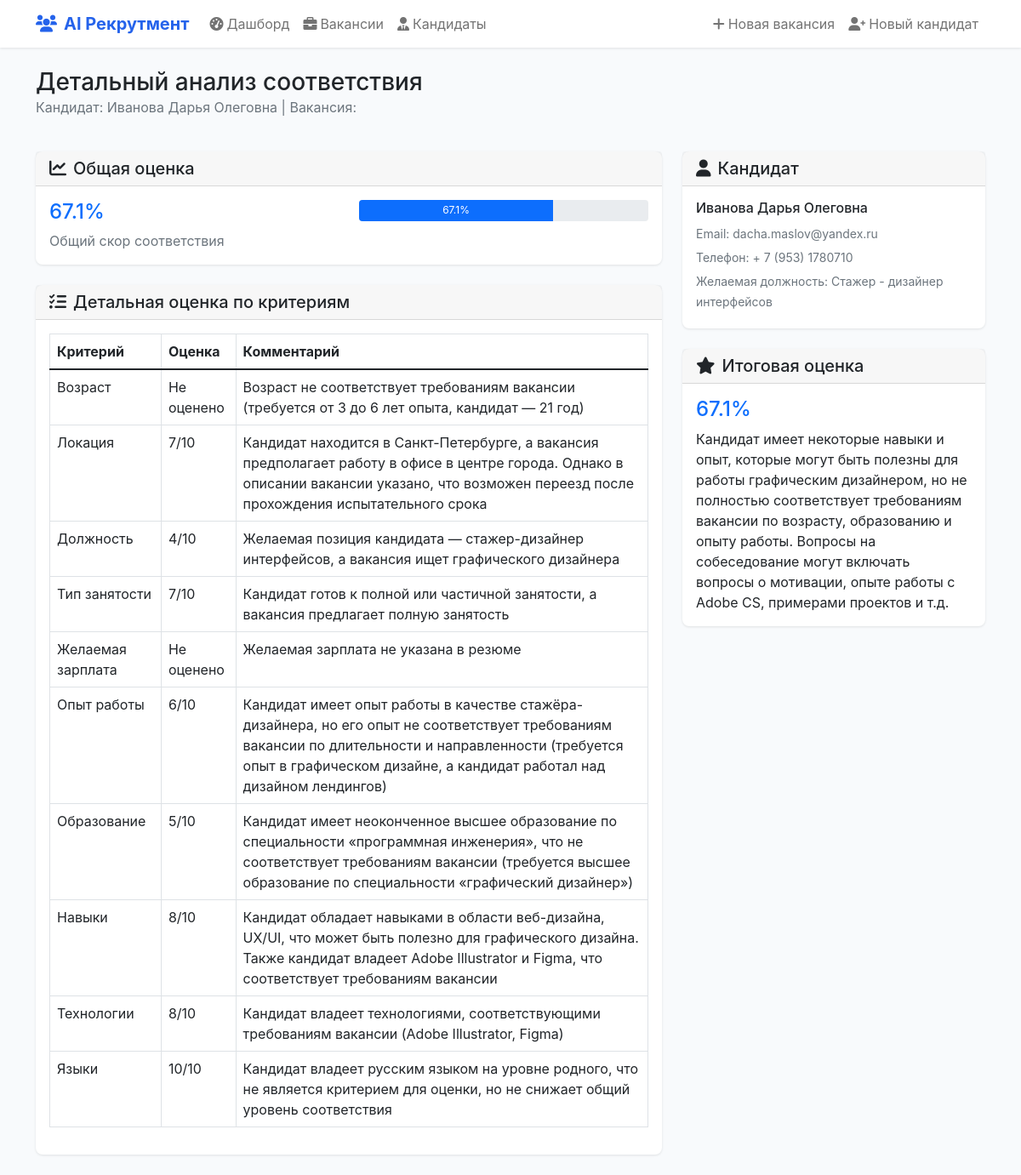
The page /detailed_matching/8/1 on the database its author committed.
### tables this page shows
CREATE TABLE cv_personal_info
(
    id         integer PRIMARY KEY autoincrement,
    name       text,
    age        integer,
    location   text,
    relocation text
);

CREATE TABLE on_jobs_cvs
(
    job_id          integer NOT NULL,
    cv_id           integer NOT NULL,
    age             integer,
    location        integer,
    position        integer,
    employment_type integer,
    desired_salary  integer,
    work_exp        integer,
    education       integer,
    skills          integer,
    skills_tech     integer,
    languages       integer,
    final_score     real,
    age_reason             text,
    location_reason        text,
    position_reason        text,
    employment_type_reason text,
    desired_salary_reason  text,
    work_exp_reason        text,
    education_reason       text,
    skills_reason          text,
    skills_tech_reason     text,
    languages_reason       text,
    final_score_reason     text
);

CREATE TABLE cv_contacts
(
    id    integer PRIMARY KEY autoincrement,
    phone text,
    email text,
    telegram text
);

CREATE TABLE preferences
(
    id               integer PRIMARY KEY autoincrement,
    desired_position text,
    employment_type  text,
    desired_salary   integer
);

### app.py (the view)
@app.route('/detailed_matching/<int:candidate_id>/<int:vacancy_id>')
def detailed_matching(candidate_id, vacancy_id):
    conn = get_db_connection()
    cur = conn.cursor()
    cur.execute('''
        SELECT * FROM on_jobs_cvs WHERE cv_id = ? AND job_id = ?
    ''', (candidate_id, vacancy_id))
    row = cur.fetchone()
    candidate = get_candidate(candidate_id)
    vacancy = get_vacancy(vacancy_id)
    conn.close()
    if not row:
        flash('Нет данных о соответствии для этого кандидата и вакансии.', 'warning')
        return redirect(url_for('candidate_detail', candidate_id=candidate_id))
    matching = dict(row)
    return render_template('detailed_matching.html', candidate_id=candidate_id, vacancy_id=vacancy_id, matching=matching, candidate=candidate, vacancy=vacancy)

### app.py (called while the page is built)
def get_db_connection():
    conn = sqlite3.connect(DB_PATH)
    conn.row_factory = sqlite3.Row
    return conn

### templates/detailed_matching.html (shortened to what this page needs)
{% extends "base.html" %}
{% block content %}
<div class="row mb-4">
    <div class="col-12">
        <h1 class="h3 mb-0">Детальный анализ соответствия</h1>
        <p class="text-muted">Кандидат: {{ candidate.name }} | Вакансия: {{ vacancy.title }}</p>
    </div>
</div>
<div class="row">
    <div class="col-lg-8">
        <div class="card mb-4">
            <div class="card-header">
                <h5 class="card-title mb-0">
                    <i class="fas fa-chart-line me-2"></i>Общая оценка
                </h5>
            </div>
            <div class="card-body">
                <div class="row">
                    <div class="col-md-6">
                        <h4 class="text-primary">{{ '%.1f'|format(matching.final_score if matching.final_score and matching.final_score > 1 else (matching.final_score or 0) * 100) }}%</h4>
                        <p class="text-muted mb-0">Общий скор соответствия</p>
                    </div>
                    <div class="col-md-6">
                        <div class="progress mb-2" style="height: 25px;">
                            <div class="progress-bar" role="progressbar"
                                 style="width: {{ matching.final_score if matching.final_score and matching.final_score > 1 else (matching.final_score or 0) * 100 }}%"
                                 aria-valuenow="{{ matching.final_score if matching.final_score and matching.final_score > 1 else (matching.final_score or 0) * 100 }}"
                                 aria-valuemin="0" aria-valuemax="100">
                                {{ '%.1f'|format(matching.final_score if matching.final_score and matching.final_score > 1 else (matching.final_score or 0) * 100) }}%
                            </div>
                        </div>
                    </div>
                </div>
            </div>
        </div>
        <div class="card mb-4">
            <div class="card-header">
                <h5 class="card-title mb-0">
                    <i class="fas fa-list-check me-2"></i>Детальная оценка по критериям
                </h5>
            </div>
            <div class="card-body">
                <table class="table table-bordered">
                    <thead>
                        <tr>
                            <th>Критерий</th>
                            <th>Оценка</th>
                            <th>Комментарий</th>
                        </tr>
                    </thead>
                    <tbody>
                        <tr><td>Возраст</td><td>{% if matching.age == -1 %}Не оценено{% else %}{{ matching.age }}/10{% endif %}</td><td>{{ matching.age_reason }}</td></tr>
                        <tr><td>Локация</td><td>{% if matching.location == -1 %}Не оценено{% else %}{{ matching.location }}/10{% endif %}</td><td>{{ matching.location_reason }}</td></tr>
                        <tr><td>Должность</td><td>{% if matching.position == -1 %}Не оценено{% else %}{{ matching.position }}/10{% endif %}</td><td>{{ matching.position_reason }}</td></tr>
                        <tr><td>Тип занятости</td><td>{% if matching.employment_type == -1 %}Не оценено{% else %}{{ matching.employment_type }}/10{% endif %}</td><td>{{ matching.employment_type_reason }}</td></tr>
                        <tr><td>Желаемая зарплата</td><td>{% if matching.desired_salary == -1 %}Не оценено{% else %}{{ matching.desired_salary }}/10{% endif %}</td><td>{{ matching.desired_salary_reason }}</td></tr>
                        <tr><td>Опыт работы</td><td>{% if matching.work_exp == -1 %}Не оценено{% else %}{{ matching.work_exp }}/10{% endif %}</td><td>{{ matching.work_exp_reason }}</td></tr>
                        <tr><td>Образование</td><td>{% if matching.education == -1 %}Не оценено{% else %}{{ matching.education }}/10{% endif %}</td><td>{{ matching.education_reason }}</td></tr>
                        <tr><td>Навыки</td><td>{% if matching.skills == -1 %}Не оценено{% else %}{{ matching.skills }}/10{% endif %}</td><td>{{ matching.skills_reason }}</td></tr>
                        <tr><td>Технологии</td><td>{% if matching.skills_tech == -1 %}Не оценено{% else %}{{ matching.skills_tech }}/10{% endif %}</td><td>{{ matching.skills_tech_reason }}</td></tr>
                        <tr><td>Языки</td><td>{% if matching.languages == -1 %}Не оценено{% else %}{{ matching.languages }}/10{% endif %}</td><td>{{ matching.languages_reason }}</td></tr>
                    </tbody>
                </table>
            </div>
        </div>
    </div>
    <div class="col-lg-4">
        <div class="card mb-4">
            <div class="card-header">
                <h5 class="card-title mb-0">
                    <i class="fas fa-user me-2"></i>Кандидат
                </h5>
            </div>
            <div class="card-body">
                <h6>{{ candidate.name }}</h6>
                {% if candidate.email %}
                <p class="mb-1"><small class="text-muted">Email: {{ candidate.email }}</small></p>
                {% endif %}
                {% if candidate.phone %}
                <p class="mb-1"><small class="text-muted">Телефон: {{ candidate.phone }}</small></p>
                {% endif %}
                {% if candidate.desired_position %}
                <p class="mb-1"><small class="text-muted">Желаемая должность: {{ candidate.desired_position }}</small></p>
                {% endif %}
            </div>
        </div>
        <div class="card mb-4">
            <div class="card-header">
                <h5 class="card-title mb-0">
                    <i class="fas fa-star me-2"></i>Итоговая оценка
                </h5>
            </div>
            <div class="card-body">
                <h4 class="text-primary">
                    {% if matching.final_score == -1 %}Не оценено{% else %}{{ matching.final_score }}%{% endif %}
                </h4>
                <p class="mb-0">{{ matching.final_score_reason }}</p>
            </div>
        </div>
    </div>
</div>
{% endblock %}

### templates/base.html (style rules this page uses)
:root { --primary-color: #2563eb; --secondary-color: #64748b; --success-color: #10b981; --warning-color: #f59e0b; --danger-color: #ef4444; --light-bg: #f8fafc; --border-color: #e2e8f0; }
body { background-color: var(--light-bg); font-family: 'Inter', -apple-system, BlinkMacSystemFont, sans-serif; }
.card { border: none; box-shadow: 0 1px 3px rgba(0,0,0,0.1); border-radius: 8px; }

### rows shown on the page
cv_personal_info: name "Иванова Дарья Олеговна"
on_jobs_cvs: final_score "67.1", age_reason "Возраст не соответствует требованиям вакансии (требуется от 3 до 6 лет опыта, кандидат — 21 год)", location "7", location_reason "Кандидат находится в Санкт-Петербурге, а вакансия предполагает работу в офисе в центре города. Однако в описании вакансии указано, что возможен переезд после прохождения испытательного срока", position "4", position_reason "Желаемая позиция кандидата — стажер-дизайнер интерфейсов, а вакансия ищет графического дизайнера", employment_type "7", employment_type_reason "Кандидат готов к полной или частичной занятости, а вакансия предлагает полную занятость", desired_salary_reason "Желаемая зарплата не указана в резюме", work_exp "6", work_exp_reason "Кандидат имеет опыт работы в качестве стажёра-дизайнера, но его опыт не соответствует требованиям вакансии по длительности и направленности (требуется опыт в графическом дизайне, а кандидат работал над дизайном лендингов)", education "5", education_reason "Кандидат имеет неоконченное высшее образование по специальности «программная инженерия», что не соответствует требованиям вакансии (требуется высшее образование по специальности «графический дизайнер»)", skills "8", skills_reason "Кандидат обладает навыками в области веб-дизайна, UX/UI, что может быть полезно для графического дизайна. Также кандидат владеет Adobe Illustrator и Figma, что соответствует требованиям вакансии", skills_tech "8", skills_tech_reason "Кандидат владеет технологиями, соответствующими требованиям вакансии (Adobe Illustrator, Figma)", languages "10", languages_reason "Кандидат владеет русским языком на уровне родного, что не является критерием для оценки, но не снижает общий уровень соответствия", final_score_reason "Кандидат имеет некоторые навыки и опыт, которые могут быть полезны для работы графическим дизайнером, но не полностью соответствует требованиям вакансии по возрасту, образованию и опыту работы. Вопросы на собеседование могут включать вопросы о мотивации, опыте работы с Adobe CS, примерами проектов и т.д."
cv_contacts: email "dacha.maslov@yandex.ru", phone "+ 7 (953) 1780710"
preferences: desired_position "Стажер - дизайнер интерфейсов"
